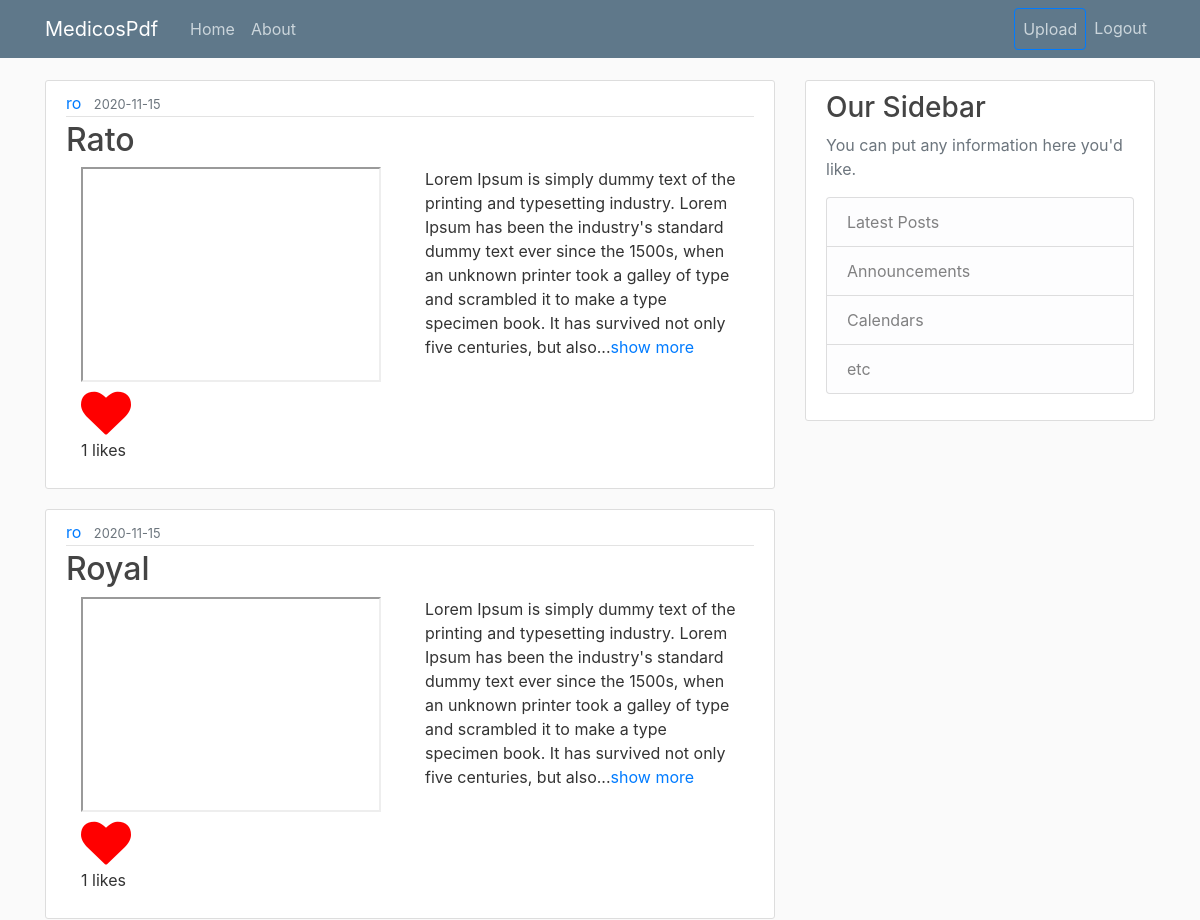
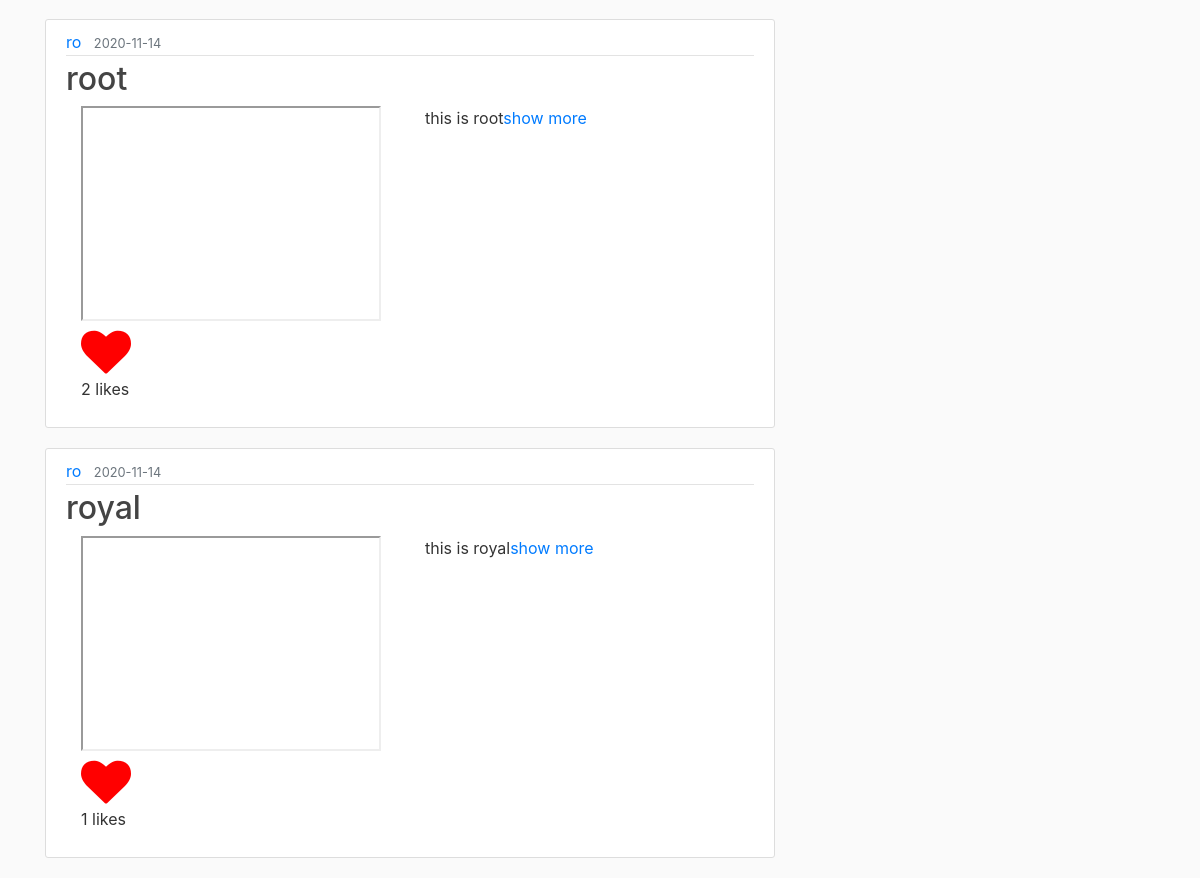
Screenshot of /home (signed in) with the database file from the repository (2 pictures, top to bottom).
### medicospdf/models.py (models this page shows, shortened)
class Slide(db.Model):
    id = db.Column(db.Integer, primary_key = True)
    title = db.Column(db.String(200), nullable = False)
    description = db.Column(db.Text, nullable = False)
    category = db.Column(db.String(20), nullable = False)
    file = db.Column(db.String(1000), nullable = False)
    date_posted = db.Column(db.DateTime, nullable=False, default=datetime.utcnow)
    user_id = db.Column(db.Integer, db.ForeignKey('user.id'), nullable = False)
    likes = db.relationship('SlideLike', backref = 'slide', lazy = True)

class User(db.Model, UserMixin):
    id = db.Column(db.Integer, primary_key=True)
    username = db.Column(db.String(20), unique=True, nullable=False)
    email = db.Column(db.String(120), unique=True, nullable=False)
    image_file = db.Column(db.String(20), nullable=False, default='default.jpg')
    password = db.Column(db.String(60), nullable=False)
    is_admin = db.Column(db.Boolean, default = False)
    posts = db.relationship('Post', backref='author', lazy=True)
    slides = db.relationship('Slide', backref = 'author', lazy = True)
    liked = db.relationship('SlideLike', foreign_keys = 'SlideLike.user_id',
        backref = 'author', lazy = True)
    def has_liked_slide(self, slide):
        return SlideLike.query.filter(
            SlideLike.user_id == self.id,
            SlideLike.slide_id == slide.id).count()>0

### medicospdf/routes.py (the view)
@app.route("/")
@app.route("/home")
@login_required
def home():
    slides = Slide.query.order_by(Slide.date_posted.desc())
    print(slides)
    return render_template('home.html', posts=slides)

### medicospdf/models.py (called while the page is built)
@login_manager.user_loader
def load_user(user_id):
    return User.query.get(int(user_id))

### medicospdf/templates/home.html
{% extends "layout.html" %}
{% block content %}
    {% for slide in posts %}
        <article class="media content-section">
          <div class="media-body">
            <div class="article-metadata">
              <a class="mr-2" href="#">{{ slide.author.username }}</a>
              <small class="text-muted">{{ slide.date_posted.strftime('%Y-%m-%d') }}</small>
            </div>
            <h2><a class="article-title" href="{{url_for('slide', slide_id = slide.id)}}">{{ slide.title }}</a></h2>
            <div class="container">
              <div class="row">
                <div class="col">
                  <iframe name="plugin" src="{{ url_for('static', filename = 'slide_files/'+ slide.file) }}" type="application/pdf" width="300" height="215"></iframe>
                </div>
                <div class="col">
                  <p class="article-content">{{ slide.description | truncate(300)}}<a href="{{ url_for('slide', slide_id = slide.id) }}">show more</a></p>
                </div>
              </div>
              {% if current_user.has_liked_slide(slide) %}
                <a href="{{ url_for('like_action', slide_id = slide.id, action = 'unlike') }}"><i class="fa fa-heart"></i></a>
              {% else %}
                <a href="{{ url_for('like_action', slide_id = slide.id, action = 'like') }}"><i class="fa fa-heart-o"></i></a>
              {% endif %}
              <p>{{ slide.likes|count }} likes</p>
            </div>
          </div>
        </article>
    {% endfor %}
{% endblock content %}

### medicospdf/templates/layout.html (shortened to what this page needs)
<!DOCTYPE html>
<html>
<head>
    <link rel="stylesheet" href="https://maxcdn.bootstrapcdn.com/bootstrap/4.0.0/css/bootstrap.min.css">
    <link rel="stylesheet" type="text/css" href="{{ url_for('static', filename='main.css') }}">
    <link rel="stylesheet" href="https://cdnjs.cloudflare.com/ajax/libs/font-awesome/4.7.0/css/font-awesome.min.css">
</head>
<body>
    <header class="site-header">
      <nav class="navbar navbar-expand-md navbar-dark bg-steel fixed-top">
        <div class="container">
          <a class="navbar-brand mr-4" href="/">MedicosPdf</a>
          <div class="collapse navbar-collapse" id="navbarToggle">
            <div class="navbar-nav mr-auto">
              <a class="nav-item nav-link" href="{{ url_for('home') }}">Home</a>
              <a class="nav-item nav-link" href="{{ url_for('about') }}">About</a>
            </div>
            <div class="navbar-nav">
              {% if current_user.is_authenticated %}
                <a class = 'nav-item nav-link btn btn-outline-primary' href="{{ url_for('new_slide') }}">Upload</a>
                <a class = 'nav-item nav-link' href="{{ url_for('logout') }}">Logout</a>
              {% else %}
                <a class="nav-item nav-link" href="{{ url_for('login') }}">Login</a>
                <a class="nav-item nav-link" href="{{ url_for('register') }}">Register</a>
              {% endif %}
            </div>
          </div>
        </div>
      </nav>
    </header>
    <main role="main" class="container">
      <div class="row">
        <div class="col-md-8">
          {% block content %}{% endblock %}
        </div>
        <div class="col-md-4">
          <div class="content-section">
            <h3>Our Sidebar</h3>
            <p class='text-muted'>You can put any information here you'd like.
              <ul class="list-group">
                <li class="list-group-item list-group-item-light">Latest Posts</li>
                <li class="list-group-item list-group-item-light">Announcements</li>
                <li class="list-group-item list-group-item-light">Calendars</li>
                <li class="list-group-item list-group-item-light">etc</li>
              </ul>
            </p>
          </div>
        </div>
      </div>
    </main>
</body>
</html>

### medicospdf/static/main.css (style rules this page uses)
body { background: #fafafa; color: #333333; margin-top: 5rem; }
h1, h2, h3, h4, h5, h6 { color: #444444; }
.bg-steel { background-color: #5f788a; }
.site-header .navbar-nav .nav-link { color: #cbd5db; }
.content-section { background: #ffffff; padding: 10px 20px; border: 1px solid #dddddd; border-radius: 3px; margin-bottom: 20px; }
.article-title { color: #444444; }
.article-content { white-space: pre-line; }
.article-metadata { padding-bottom: 1px; margin-bottom: 4px; border-bottom: 1px solid #e3e3e3 }

### medicospdf/templates/layout.html (style rules this page uses)
.fa { font-size: 50px; cursor: pointer; user-select: none; }
.fa-heart { color: red; cursor: pointer; }

### rows the page displays
Slide: author.username "ro", date_posted "2020-11-15", title "Rato", description "Lorem Ipsum is simply dummy text of the printing and typesetting industry. Lorem Ipsum has been the industry's standard dummy text ever since the 1500s, when an unknown printer took a galley of type and scrambled it to make a type specimen book. It has survived not only five centuries, but also...", likes|count "1"
Slide: author.username "ro", date_posted "2020-11-15", title "Royal", description "Lorem Ipsum is simply dummy text of the printing and typesetting industry. Lorem Ipsum has been the industry's standard dummy text ever since the 1500s, when an unknown printer took a galley of type and scrambled it to make a type specimen book. It has survived not only five centuries, but also...", likes|count "1"
Slide: author.username "ro", date_posted "2020-11-14", title "root", description "this is root", likes|count "2"
Slide: author.username "ro", date_posted "2020-11-14", title "royal", description "this is royal", likes|count "1"
